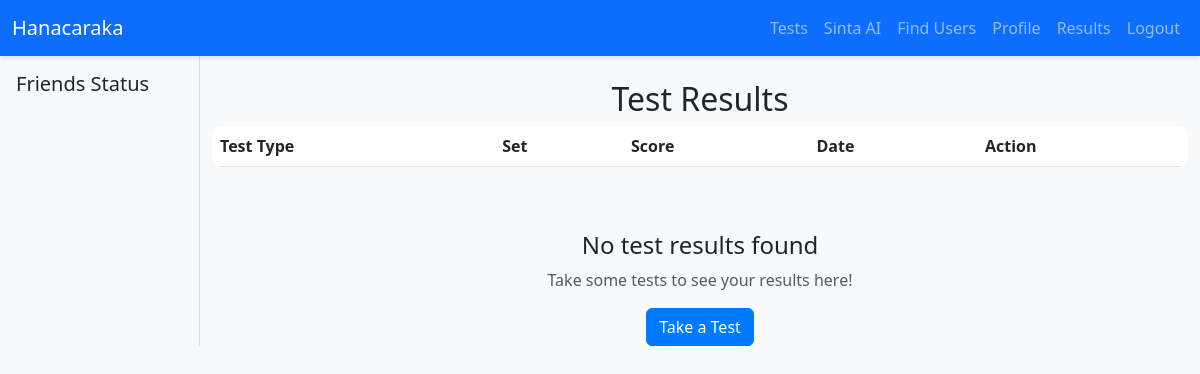
The app's page /results/ (signed in), older data.
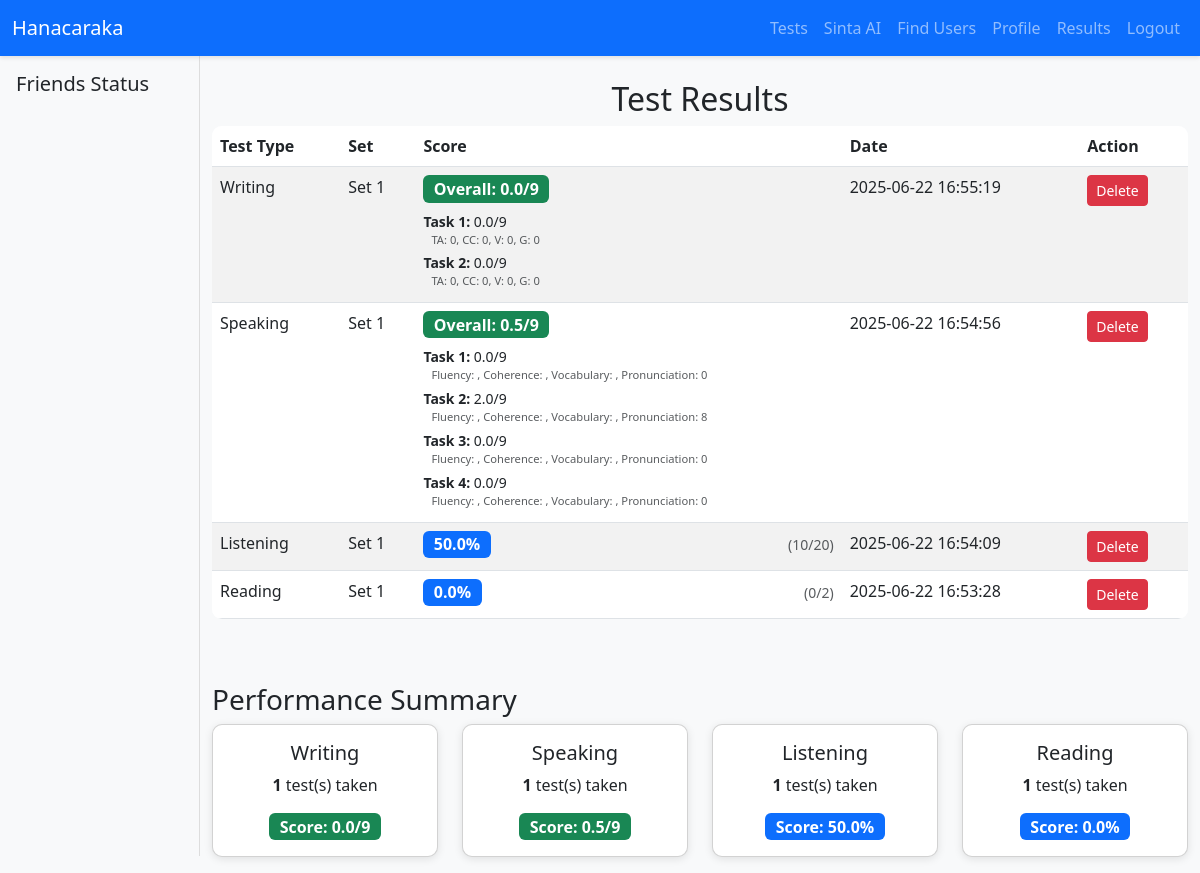
The same page, newer data.
### models.py (models this page shows)
class TestResult(db.Model):
    id = db.Column(db.Integer, primary_key=True)
    user_id = db.Column(db.Integer, db.ForeignKey('user.id'), nullable=False)
    test_type = db.Column(db.String(50), nullable=False)
    set_name = db.Column(db.String(100), nullable=False)
    score = db.Column(db.JSON, nullable=False)
    timestamp = db.Column(db.DateTime, nullable=False, default=datetime.utcnow)
    is_public = db.Column(db.Boolean, default=False)  # New column for public/private

### routes/results.py (the view)
@results.route('/')
@login_required
def view_results():
    try:
        results = TestResult.query.filter_by(user_id=current_user.id).order_by(desc(TestResult.timestamp)).all()
        logger.debug(f"Found {len(results)} results for user {current_user.id}")
        for result in results:
            if result.test_type in ['writing', 'speaking']:
                logger.debug(f"{result.test_type.capitalize()} result structure: {result.score}")
        return render_template('results.html', results=results)
    except Exception as e:
        logger.error(f"Error loading results: {str(e)}", exc_info=True)
        return render_template('results.html', results=[])

### app.py (called while the page is built)
@login_manager.user_loader
def load_user(user_id):
    return db.session.get(User, int(user_id))

@app.after_request
def add_no_cache(response):
    response.headers['Cache-Control'] = 'no-store, no-cache, must-revalidate, max-age=0'
    response.headers['Pragma'] = 'no-cache'
    response.headers['Expires'] = '0'
    return response

### templates/results.html (shortened to what this page needs)
{% extends 'base.html' %}
{% block main_content %}
    <h2 class="text-center">Test Results</h2>
    <div class="table-responsive">
        <table class="table table-striped" id="test-results-table">
            <thead>
                <tr>
                    <th>Test Type</th>
                    <th>Set</th>
                    <th>Score</th>
                    <th>Date</th>
                    <th>Action</th>
                </tr>
            </thead>
            <tbody>
                {% for result in results %}
                    <tr id="result-{{ result.id }}">
                        <td>{{ result.test_type.capitalize() }}</td>
                        <td>{{ result.set_name }}</td>
                        <td>
                            {% if result.test_type in ['reading', 'listening'] %}
                                <div class="d-flex justify-content-between align-items-center">
                                    <span class="badge bg-primary fs-6">{{ result.score.percentage | round(2) }}%</span>
                                    <small class="text-muted">({{ result.score.correct }}/{{ result.score.total }})</small>
                                </div>
                            {% elif result.test_type in ['writing', 'speaking'] %}
                                {% if result.score.overall is defined %}
                                    <div class="mb-2">
                                        <span class="badge bg-success fs-6">Overall: {{ result.score.overall | round(2) }}/9</span>
                                    </div>
                                    {% if result.score.tasks is defined %}
                                        <div class="small">
                                            {% for task_score in result.score.tasks %}
                                                <div class="mb-1">
                                                    <strong>Task {{ task_score.task_number if result.test_type == 'speaking' else loop.index }}:</strong>
                                                    {{ task_score.scores.overall | round(2) if result.test_type == 'speaking' else task_score.overall | round(2) }}/9
                                                    <div class="ms-2 text-muted" style="font-size: 0.8em;">
                                                        {% if result.test_type == 'writing' %}
                                                            TA: {{ task_score.task_achievement }},
                                                            CC: {{ task_score.coherence }},
                                                            V: {{ task_score.vocabulary }},
                                                            G: {{ task_score.grammar }}
                                                        {% else %}
                                                            Fluency: {{ task_score.scores.fluency }},
                                                            Coherence: {{ task_score.scores.coherence }},
                                                            Vocabulary: {{ task_score.scores.vocabulary }},
                                                            Pronunciation: {{ task_score.scores.pronunciation }}
                                                        {% endif %}
                                                    </div>
                                                </div>
                                            {% endfor %}
                                        </div>
                                    {% endif %}
                                {% endif %}
                            {% endif %}
                        </td>
                        <td>{{ result.timestamp.strftime('%Y-%m-%d %H:%M:%S') }}</td>
                        <td>
                            <form class="delete-result-form" data-result-id="{{ result.id }}" data-url="{{ url_for('results.delete_result', result_id=result.id) }}">
                                <button type="submit" class="btn btn-danger btn-sm">Delete</button>
                            </form>
                        </td>
                    </tr>
                {% endfor %}
            </tbody>
        </table>
    </div>
    {% if not results %}
        <div class="text-center mt-5">
            <h4>No test results found</h4>
            <p class="text-muted">Take some tests to see your results here!</p>
            <a href="{{ url_for('home.home_page') }}" class="btn btn-primary">Take a Test</a>
        </div>
    {% endif %}
    {% if results %}
        <div class="mt-5">
            <h3>Performance Summary</h3>
            <div class="row">
                {% set test_types = {} %}
                {% for test_type, test_results in test_types.items() %}
                    <div class="col-md-6 col-lg-3 mb-3">
                        <div class="card">
                            <div class="card-body text-center">
                                <h5 class="card-title">{{ test_type.capitalize() }}</h5>
                                <p class="card-text">
                                    <strong>{{ test_results|length }}</strong> test(s) taken
                                </p>
                                {% if test_type in ['reading', 'listening'] %}
                                    {% set avg_score = (test_results | map(attribute='score.percentage') | sum) / (test_results|length) %}
                                    <div class="badge bg-primary fs-6">Score: {{ avg_score | round(2) }}%</div>
                                {% elif test_type in ['writing', 'speaking'] %}
                                    {% set scores = [] %}
                                    {% if scores %}
                                        {% set avg_score = (scores | sum) / (scores|length) %}
                                        <div class="badge bg-success fs-6">Score: {{ avg_score | round(2) }}/9</div>
                                    {% endif %}
                                {% endif %}
                            </div>
                        </div>
                    </div>
                {% endfor %}
            </div>
        </div>
    {% endif %}
{% endblock %}

### templates/base.html (shortened to what this page needs)
<!DOCTYPE html>
<html lang="en">
<head>
    <link href="https://cdn.jsdelivr.net/npm/bootstrap@5.3.0/dist/css/bootstrap.min.css" rel="stylesheet">
    <link href="{{ url_for('static', filename='css/base.css') }}?v=1.1" rel="stylesheet">
    <link href="https://cdn.jsdelivr.net/npm/bootstrap-icons@1.11.3/font/bootstrap-icons.min.css" rel="stylesheet">
</head>
<body>
    <nav class="navbar navbar-expand-lg navbar-dark bg-primary">
        <div class="container-fluid">
            <a class="navbar-brand" href="{{ url_for('home.home_page') }}">Hanacaraka</a>
            <div class="collapse navbar-collapse" id="navbarNav">
                <ul class="navbar-nav ms-auto">
                    {% if current_user.is_authenticated %}
                        <li class="nav-item">
                            <a class="nav-link" href="{{ url_for('home.home_page') }}">Tests</a>
                        </li>
                        <li class="nav-item">
                            <a class="nav-link" href="{{ url_for('sinta.sinta_page') }}">Sinta AI</a>
                        </li>
                        <li class="nav-item">
                            <a class="nav-link" href="{{ url_for('users.users_page') }}">Find Users</a>
                        </li>
                        <li class="nav-item">
                            <a class="nav-link" href="{{ url_for('profile.profile_page') }}">Profile</a>
                        </li>
                        <li class="nav-item">
                            <a class="nav-link" href="{{ url_for('results.view_results') }}">Results</a>
                        </li>
                        <li class="nav-item">
                            <a class="nav-link" href="{{ url_for('auth.logout') }}">Logout</a>
                        </li>
                    {% endif %}
                </ul>
            </div>
        </div>
    </nav>
    <div class="container-fluid">
        <div class="row">
            {% if current_user.is_authenticated %}
                <div class="col-md-2 bg-light p-3 friend-sidebar">
                    <h5>Friends Status</h5>
                </div>
                <div class="col-md-10 mt-4">
            {% else %}
                <div class="col-12 mt-4">
            {% endif %}
                {% block main_content %}{% endblock %}
            </div>
        </div>
    </div>
</body>
</html>

### static/css/base.css (style rules this page uses)
body { background-color: #f8f9fa; }
.navbar { box-shadow: 0 2px 4px rgba(0,0,0,0.1); }
.card { border-radius: 10px; box-shadow: 0 2px 8px rgba(0,0,0,0.1); }
.table { background-color: white; border-radius: 10px; overflow: hidden; }
.friend-sidebar { max-height: 100vh; overflow-y: auto; border-right: 1px solid #ddd; background-color: #f8f9fa; }

Row changes from the older to the newer data that the page shows:
added TestResult: test_type "Writing", set_name "Set 1", score.overall "0.0", test_type "1" "2", scores.overall "0.0" "0.0", task_achievement "0" "0", coherence "0" "0", vocabulary "0" "0", grammar "0" "0", timestamp "2025-06-22 16:55:19", capitalize "Writing", test_results "1", avg_score "0.0"
added TestResult: test_type "Speaking", set_name "Set 1", score.overall "0.5", test_type "1" "2" "3" "4", scores.overall "0.0" "2.0" "0.0" "0.0", scores.pronunciation "0" "8" "0" "0", timestamp "2025-06-22 16:54:56", capitalize "Speaking", test_results "1", avg_score "0.5"
added TestResult: test_type "Listening", set_name "Set 1", score.percentage "50.0", score.correct "10", score.total "20", timestamp "2025-06-22 16:54:09", capitalize "Listening", test_results "1", avg_score "50.0"
added TestResult: test_type "Reading", set_name "Set 1", score.percentage "0.0", score.correct "0", score.total "2", timestamp "2025-06-22 16:53:28", capitalize "Reading", test_results "1", avg_score "0.0"
Text that changed along with them:
text no longer shown: "No test results found Take some tests to see your results here! Take a Test"
text now shown: "Performance Summary"
